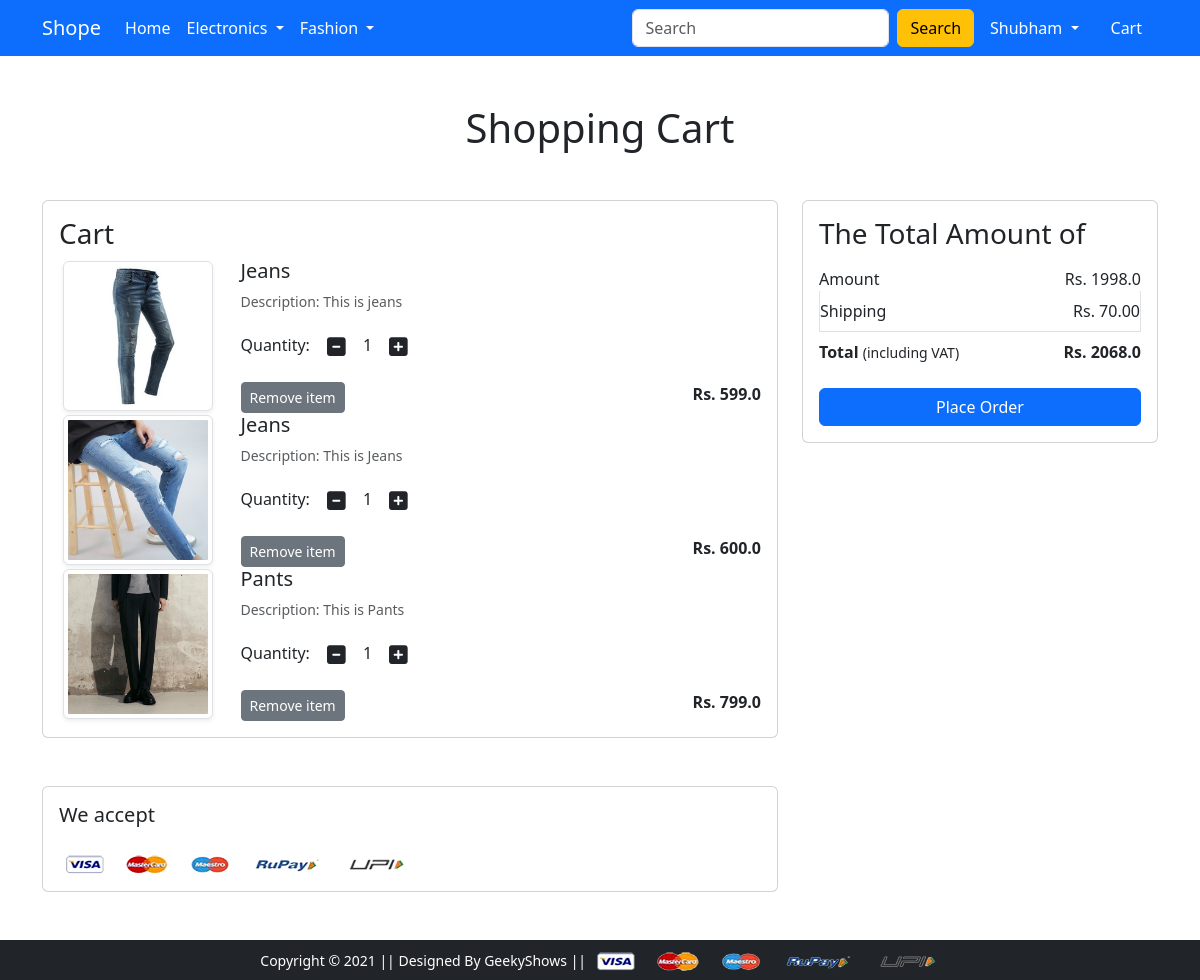
The app's page /cart/ (signed in) with its own data.
### app/models.py (models this page shows, shortened)
class Cart(models.Model):
    user = models.ForeignKey(User, on_delete=models.CASCADE)
    product = models.ForeignKey(Product, on_delete=models.CASCADE)
    quantity = models.PositiveIntegerField(default=1)

class Product(models.Model):
    title = models.CharField(max_length=100)
    selling_price = models.FloatField()
    discounted_price = models.FloatField()
    discription = models.TextField(default='')
    brand = models.CharField(max_length=100)
    category = models.CharField(choices=CATEGORY_CHOICES, max_length=2)
    product_image = models.ImageField(upload_to='productimg')

### app/views.py (the view)
# urls.py: path('cart/', views.show_cart, name='showcart'),
@login_required
def show_cart(request):
    if request.user.is_authenticated:
        user = request.user
        carts = Cart.objects.filter(user=user)
        amount = 0.0
        shipping_amount = 70.0
        total_amount = 0.0
        cart_product = [p for p in Cart.objects.all() if p.user == user]
        if cart_product:
            for p in cart_product:
                tempamount = (p.quantity * p.product.discounted_price)
                amount += tempamount
                tempamount = amount + shipping_amount
            return render(request, 'app/addtocart.html', {
                'carts': carts,
                'totalamount': tempamount,
                'amount': amount
            })
        else:
            return render(request, 'app/emptycart.html')

### app/templates/app/addtocart.html (shortened to what this page needs)
{% extends 'app/base.html' %}
{% load static %}
{% block main-content %}
<div class="container my-5">
 <div class="row">
  <h1 class="text-center mb-5">Shopping Cart</h1>
  <div class="col-sm-8">
  <div class="card">
   <div class="card-body">
    <h3>Cart</h3>
    {% for cart in carts %}
    <div class="row parent">
     <div class="col-sm-3 text-center align-self-center"><img src="{{cart.product.product_image.url}}" alt="" srcset="" class="img-fluid img-thumbnail shadow-sm" height="150" width="150"> </div>
     <div class="col-sm-9">
      <div>
       <h5>{{ cart.product.title}}</h5>
       <p class="mb-2 text-muted small">Description: {{cart.product.discription}}</p>
       <div class="my-3">
        <label for="quantity">Quantity:</label>
        <a class="minus-cart btn" pid="{{cart.product.id}}"><i class="fas fa-minus-square fa-lg"></i></a>
          <span id="quantity">{{ cart.quantity }}</span>
        <a class="plus-cart btn"  pid="{{cart.product.id}}"><i class="fas fa-plus-square fa-lg"></i></a>
       </div>
       <div class="d-flex justify-content-between">
        <button  class="remove-cart btn btn-sm btn-secondary mr-3"  pid="{{cart.product.id}}">Remove item </button>
        <p class="mb-0"><span><strong>Rs. {{cart.product.discounted_price}}</strong></span></p>
       </div>
      </div>
     </div>
    </div>
    {% endfor %}
   </div>
   </div>
  </div>
  <div class="col-sm-4">
   <div class="card">
    <div class="card-body">
      <h3>The Total Amount of</h3>
      <ul class="list-group">
       <li class="list-group-item d-flex justify-content-between align-items-center border-0 px-0 pb-0">Amount<span>Rs. <span id='amount'>{{amount}}</span></span></li>
       <li class="list-group-item d-flex justify-content-between align-items-center px-0">Shipping<span>Rs. 70.00</span></li>
       <li class="list-group-item d-flex justify-content-between align-items-center border-0 px-0 mb-3">
        <div>
           <strong>Total</strong> <small>(including VAT)</small>
         </div>
         <span><strong>Rs. <strong id='totalamount'>{{totalamount}}</strong></strong></span>
       </li>
      </ul>
      <div class="d-grid"><a href="{% url 'checkout' %}" class="btn btn-primary">Place Order</a></div>
    </div>
   </div>
  </div>
 </div>
</div>
<div class="container">
 <div class="row">
  <div class="col-sm-8">
   <div class="card">
    <div class="card-body">
      <h5 class="mb-4">We accept</h5>
      <img src="{% static 'app/images/payment.png' %}" alt="" class="img-fluid">
    </div>
  </div>
  </div>
 </div>
</div>
{% endblock main-content %}

### app/templates/app/base.html (shortened to what this page needs)
<!doctype html>
{% load static %}
<html lang="en">
  <head>
    <link rel="stylesheet" href="{% static 'app\bootstrap\css\bootstrap.min.css' %}"  >
    <link rel="stylesheet" href="{% static 'app/css/owl.carousel.min.css' %}">
    <link rel="stylesheet" href="{% static 'app/css/all.min.css' %}">
    <link rel="stylesheet" href="{% static 'app/css/style.css' %}">
  </head>
  <body>
    <nav class="navbar navbar-expand-lg navbar-dark bg-primary">
     <div class="container">
       <a class="navbar-brand" href="/">Shope</a>
       <div class="collapse navbar-collapse" id="navbarSupportedContent">
         <ul class="navbar-nav me-auto mb-2 mb-lg-0">
           <li class="nav-item">
             <a class="nav-link active" aria-current="page" href="/">Home</a>
           </li>
           <li class="nav-item dropdown">
             <a class="nav-link dropdown-toggle text-white" href="#" id="electronicsDropdown" role="button" data-bs-toggle="dropdown" aria-expanded="false">
               Electronics
             </a>
           </li>
           <li class="nav-item dropdown">
             <a class="nav-link dropdown-toggle text-white" href="#" id="fashionDropdown" role="button" data-bs-toggle="dropdown" aria-expanded="false">
               Fashion
             </a>
           </li>
         </ul>
         <form class="d-flex">
           <input class="form-control me-2" type="search" placeholder="Search" aria-label="Search">
           <button class="btn btn-warning" type="submit">Search</button>
         </form>
         <div>
          <ul class="navbar-nav me-auto mb-2 mb-lg-0">
              {% if request.user.is_authenticated %}
              <li class="nav-item dropdown mx-2">
                <a class="nav-link dropdown-toggle text-white" href="#" id="profileDropdown" role="button" data-bs-toggle="dropdown" aria-expanded="false">
                  <span class='text-capitalize'>{{request.user}}</span>
                </a>
              </li>
              <li class="nav-item mx-2">
               <a href="{% url 'showcart' %}" class="nav-link text-white"> Cart </a>
              </li>
              {% endif %}
          </ul>
         </div>
       </div>
     </div>
    </nav>
    {% block main-content %} {% endblock main-content %}
    <footer class="container-fluid bg-dark text-center p-2 mt-5">
        <small class="text-white">Copyright &copy; 2021 || Designed By GeekyShows || </small>
        <img src="{% static 'app/images/payment.png' %}" alt="" srcset="" class="img-fluid" height="2px">
    </footer>
  </body>
</html>

### records on screen
Cart: product.product_image (picture), product "Jeans", product.discription "This is jeans", quantity "1", product.discounted_price "599.0"
Cart: product.product_image (picture), product "Jeans", product.discription "This is Jeans", quantity "1", product.discounted_price "600.0"
Cart: product.product_image (picture), product "Pants", product.discription "This is Pants", quantity "1", product.discounted_price "799.0"

### other values on screen
{{ request.user }} "Shubham"
{{ amount }} "1998.0"
{{ totalamount }} "2068.0"
